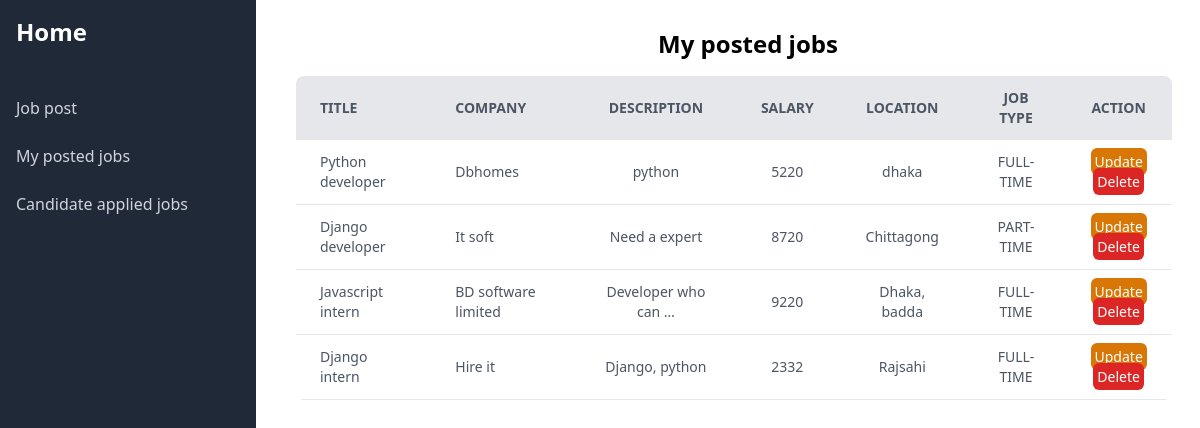
The app's page /posted_job/ (signed in), older data.
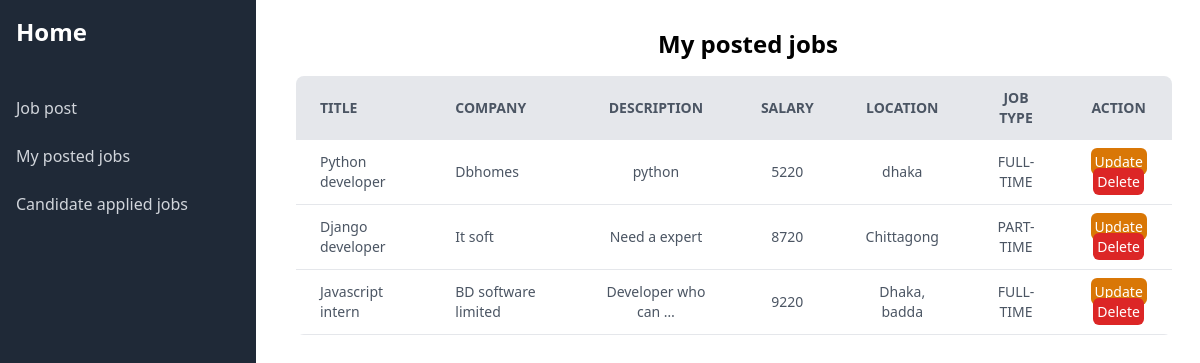
The same page, newer data.
### dashboard/models.py (models this page shows, shortened)
class JobPostModel(models.Model):
    user = models.ForeignKey(User, on_delete=models.CASCADE)
    title = models.CharField(max_length=50)
    company = models.CharField(max_length=50, unique=True)
    location = models.CharField(max_length=50)
    job_type = models.CharField(choices=JOB_TYPE, max_length=50)
    salary = models.IntegerField()
    description = models.TextField(max_length=100)
    publish_date = models.DateTimeField(auto_now_add=True)

### dashboard/views.py (the view)
# urls.py: path('posted_job/', views.posted_job, name='posted_job'),
def posted_job(request):
    jobs = JobPostModel.objects.filter(user = request.user)
    return render(request, 'dashboard/posted_jobs.html', {'data': jobs})

### accounts/context_processors.py (called while the page is built)
def register_info(request):
    if not isinstance(request.user, AnonymousUser):
        try:
            register_info = RegisterInfoModel.objects.get(user=request.user)
        except RegisterInfoModel.DoesNotExist:
            register_info = None
        return {'register_info': register_info}
    else:
        return {'register_info': None}

### price_plan/context_processors.py (called while the page is built)
def payment_info(request):
    try:
        payment_info = PricePlanModel.objects.get(user = request.user)
    except:
        payment_info = None
    return {'payment_info': payment_info}

### dashboard/templates/dashboard/posted_jobs.html (shortened to what this page needs)
{% extends "dashboard/base.html" %}
{% block content %}
<div class="ml-10 mt-7">
  <h3 class="font-bold text-2xl text-center">My posted jobs</h3>
  <div class="container pr-7 mt-4">
    <table class="min-w-full bg-white rounded-lg overflow-hidden">
      <thead class="bg-gray-200 uppercase text-sm text-gray-600">
        <tr>
          <th class="py-3 px-6 text-left">Title</th>
          <th class="py-3 px-6 text-left">Company</th>
          <th class="py-3 px-6">Description</th>
          <th class="py-3 px-6 text-center">Salary</th>
          <th class="py-3 px-6 text-center">Location</th>
          <th class="py-3 px-6 text-center">Job type</th>
          <th class="py-3 px-6 text-center">Action</th>
        </tr>
      </thead>
      <tbody class="text-gray-600 text-sm font-light">
        {% for item in data %}
        <tr class="border-b border-gray-200 hover:bg-gray-100">
          <td class="py-3 px-6 text-left">{{item.title}}</td>
          <td class="py-3 px-6 text-left">{{item.company}}</td>
          <td class="py-3 px-6 text-center">
            {{item.description|truncatewords:3}}
          </td>
          <td class="py-3 px-6 text-center">{{item.salary}}</td>
          <td class="py-3 px-6 text-center">{{item.location}}</td>
          <td class="py-3 px-6 text-center">{{item.job_type}}</td>
          <td class="text-center">
            <a href="{% url 'update_post' pk=item.id %}" class="text-white bg-amber-600 rounded-md p-1">Update</a>
            <a href="{% url 'delete_post' item.id %}" class="text-white bg-red-600 rounded-md p-1">Delete</a>
          </td>
        </tr>
        {% endfor %}
      </tbody>
    </table>
  </div>
</div>
{% endblock content %}

Row changes from the older to the newer data that the page shows:
removed JobPostModel: title "Django intern", company "Hire it", description "Django, python", salary "2332", location "Rajsahi", job_type "FULL-TIME"
